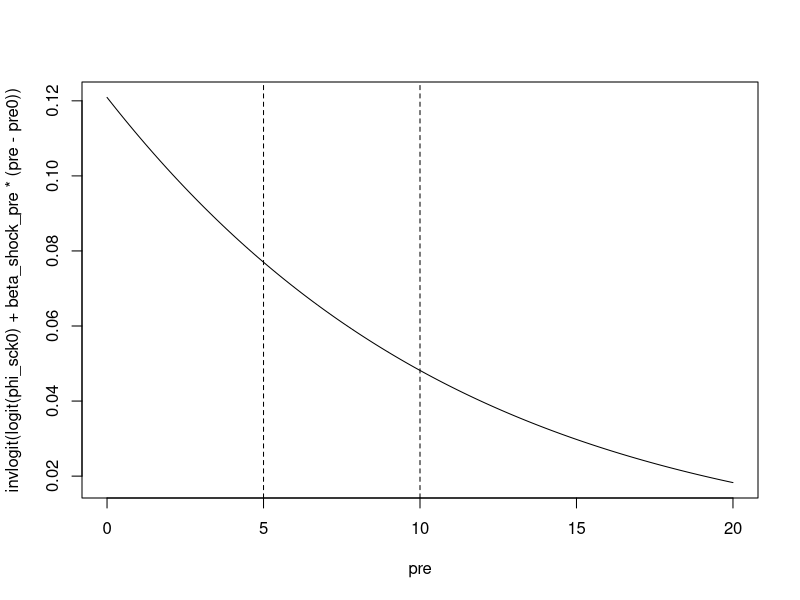
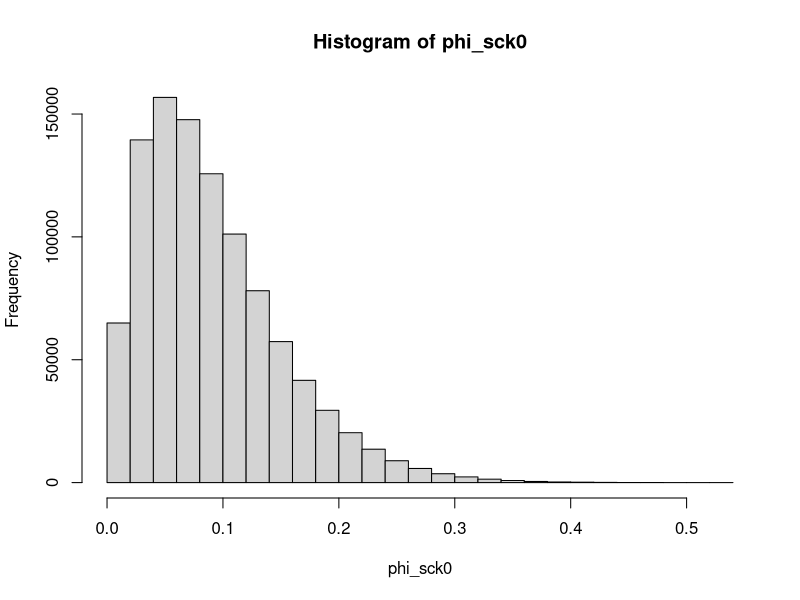

The R script that drew these images, in order:

logit <- function(p){
  return(log(p/(1-p)))
}

invlogit <- function(x){
  return(1/(1+exp(-x)))
}

phi_sck0 <- rbeta(1,2 ,20)
pre0 <- 5
pre <- seq(0,20,0.1)
beta_shock_pre <- -0.1

plot(invlogit(logit(phi_sck0) + beta_shock_pre * (pre-pre0)) ~ pre, type = 'l')
abline(v = pre0, lty = 2)
abline(v = 2*pre0, lty = 2)

phi_sck0 <- rbeta(1e6,2 ,20)
hist(phi_sck0)

# with beta = -0.15, doubling precipitation divide the probability by 2:
invlogit(logit(0.1) - 0.15 * (5 - 5))
invlogit(logit(0.1) - 0.15 * (10 - 5))
# so a prior like normal(0, 0.15 / 2.57)?
